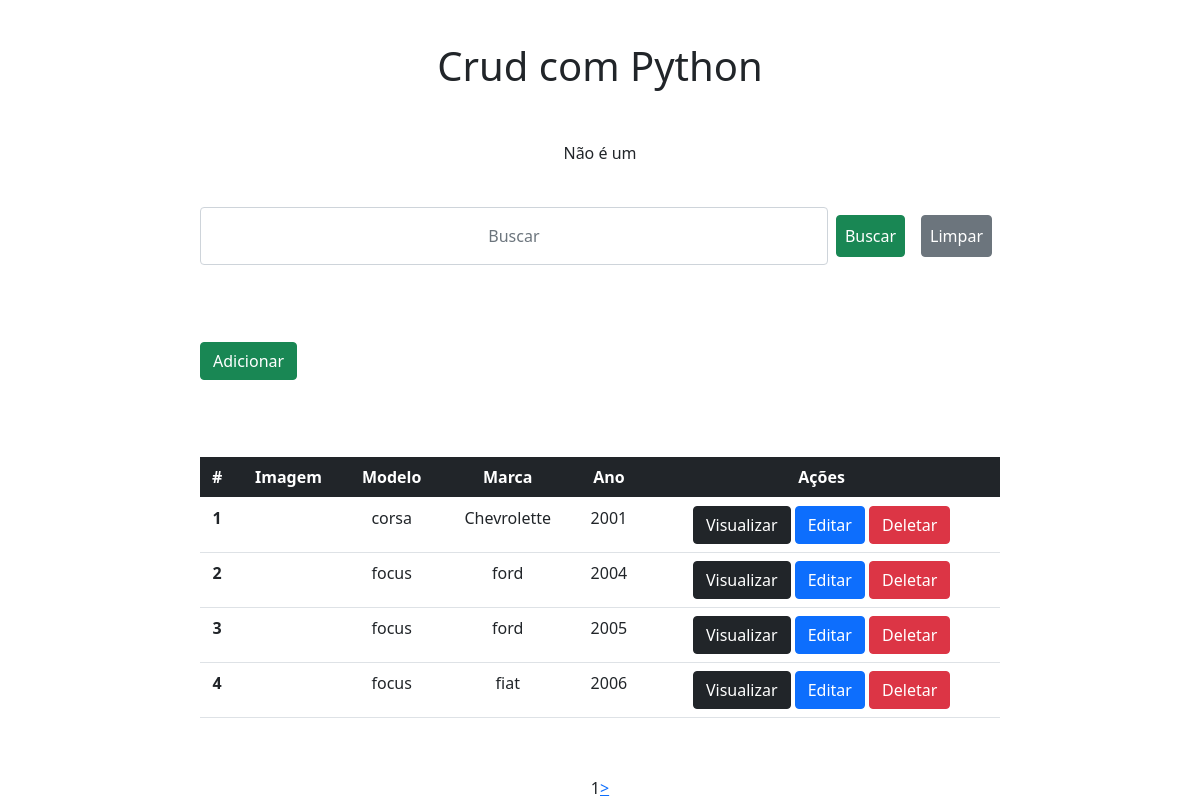
The app's page /, older data.
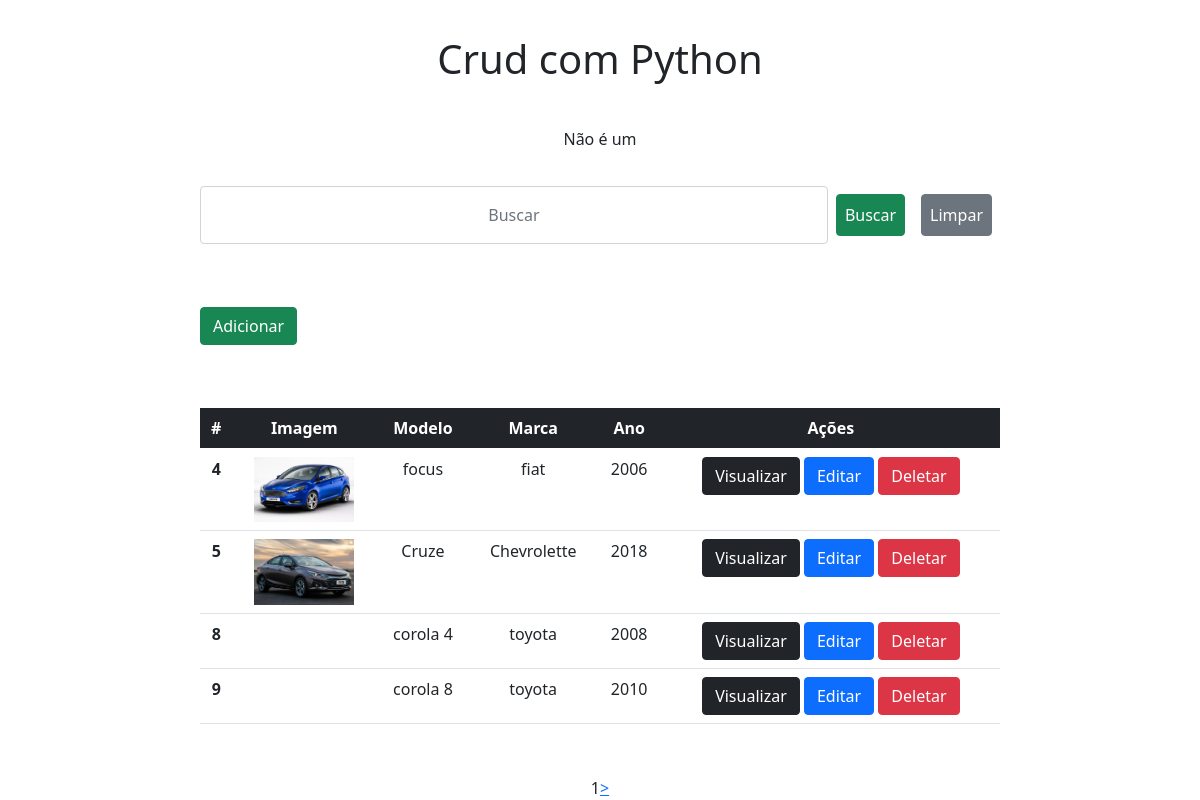
The same page, newer data.
### app/models.py (models this page shows)
class Carro(models.Model):
    imagem = models.ImageField(
        blank=True, upload_to="uploads", default="media/uploads/padraoCarro.jpg"
    )
    modelo = models.CharField(max_length=50)
    marca = models.CharField(max_length=50)
    ano = models.IntegerField()
    placa = models.CharField(max_length=50)

### app/views.py (the view)
# urls.py: path("", home, name="home"),
def home(request):
    data = {
    }
    search = request.GET.get("search")
    if search:
        data["db"] = Carro.objects.filter(modelo__icontains=search)
    else:
        data["db"] = Carro.objects.all()
    """ get context data """
    all = Carro.objects.all()
    paginator = Paginator(all, 4)  # numero de objetos na pagina
    pages = request.GET.get("page")
    data["db"] = paginator.get_page(pages)
    return render(request, "index.html", data)
    """ estou tentando trocar paginator para a chave pg para não entrar em conflito com a chave db do dicionario data """
    """ https://acervolima.com/python-upload-de-imagens-em-django/ """

### app/templates/index.html (shortened to what this page needs)
<!DOCTYPE html>
<html lang="pt-br">
<head>
  <link href="https://cdn.jsdelivr.net/npm/bootstrap@5.0.2/dist/css/bootstrap.min.css" rel="stylesheet">
  <link rel="stylesheet" href="./static/css/style.css">
</head>
<body>
  <div class="col-8 m-auto pt-2 pb-2 text-center">
    <h1>Crud com Python</h1>
  </div>
  {% if carro == 'Fiat Toro' %}
    Esse é um carro: {{carro}}
  {% else %}
    Não é um {{carro}}
  {% endif %}
  <div class="col-8 m-auto pt-2 pb-2 text-center">
    <form action="?" method="get" class="d-flex">
      <input type="text" id="search" name="search" class=" p-2 form-control text-center flex-grow-1" placeholder="Buscar" value="{{ request.GET.search }}" autocomplete="off">
      <input type="submit" class="p-2 m-2 btn btn-success" value="Buscar">
      <a href="{% url 'home' %}" class="p-2 m-2 btn btn-secondary">Limpar</a>
    </form>
  </div>
  <div class="col-8 m-auto pt-0 pb-0 text-left">
    <a href="form/" class="btn btn-success">Adicionar</a>
  </div>
  <div class="col-8 m-auto pt-2 pb-2 text-center">
    <table class="table">
      <thead class="table-dark">
        <tr>
          <th scope="col">#</th>
          <th scope="col">Imagem</th>
          <th scope="col">Modelo</th>
          <th scope="col">Marca</th>
          <th scope="col">Ano</th>
          <th scope="col">Ações</th>
        </tr>
      </thead>
      <tbody>
      {% for dbs in db %}
        <tr>
          <th>{{dbs.id}}</th>
          <td>
            {% if dbs.imagem %}
              <a href="/view/{{dbs.id}}">
                <img src="{{ dbs.imagem.url }}" alt="" width="100">
              </a>
            {% endif %}
          </td>
          <td>{{dbs.modelo}}</td>
          <td>{{dbs.marca}}</td>
          <td>{{dbs.ano}}</td>
          <td>
            <a href="/view/{{dbs.id}}" class="btn btn-dark">Visualizar</a>
            <a href="/edit/{{dbs.id}}" class="btn btn-primary">Editar</a>
            <a href="/delete/{{dbs.id}}" class="btn btn-danger btnDel">Deletar</a>
          </td>
        </tr>
      {% endfor %}
      </tbody>
    </table>
  </div>
  <div class="pagination">
    <div class="pagination_current">
      {{ db.number }}
    </div>
    <div class="pagination_next">
      {% if db.has_next %}
        <a href="?page={{db.next_page_number}}"> > </a>
      {% endif %}
    </div>
  </div>
  {% load static %}
</body>
</html>

Row changes from the older to the newer data that the page shows:
removed Carro: id "1", modelo "corsa", marca "Chevrolette", ano "2001"
removed Carro: id "2", modelo "focus", marca "ford", ano "2004"
removed Carro: id "3", modelo "focus", marca "ford", ano "2005"
changed Carro "focus": imagem empty → "uploads/focus.webp" (drawn); imagem: picture added
now on this page (row edited): Carro: id "5", imagem (picture), modelo "Cruze", marca "Chevrolette", ano "2018"
now on this page (row unchanged): Carro: id "8", modelo "corola 4", marca "toyota", ano "2008"
now on this page (row edited): Carro: id "9", modelo "corola 8", marca "toyota", ano "2010"
